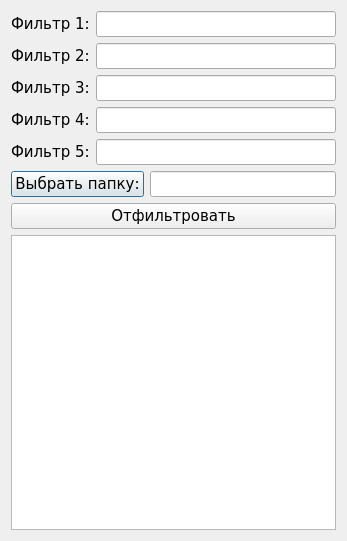
<?xml version="1.0" encoding="UTF-8"?>
<ui version="4.0">
 <class>Dialog</class>
 <widget class="QDialog" name="Dialog">
  <property name="geometry">
   <rect>
    <x>0</x>
    <y>0</y>
    <width>347</width>
    <height>541</height>
   </rect>
  </property>
  <property name="font">
   <font>
    <family>Verdana</family>
    <pointsize>11</pointsize>
   </font>
  </property>
  <property name="windowTitle">
   <string>Фильтр</string>
  </property>
  <layout class="QVBoxLayout" name="verticalLayout">
   <item>
    <layout class="QGridLayout" name="gridLayout">
     <item row="0" column="0">
      <widget class="QLabel" name="filter1Label">
       <property name="text">
        <string>Фильтр 1:</string>
       </property>
      </widget>
     </item>
     <item row="0" column="1">
      <widget class="QLineEdit" name="filter1LineEdit"/>
     </item>
     <item row="1" column="0">
      <widget class="QLabel" name="filter2Label">
       <property name="text">
        <string>Фильтр 2:</string>
       </property>
      </widget>
     </item>
     <item row="1" column="1">
      <widget class="QLineEdit" name="filter2LineEdit"/>
     </item>
     <item row="2" column="0">
      <widget class="QLabel" name="filter3Label">
       <property name="text">
        <string>Фильтр 3:</string>
       </property>
      </widget>
     </item>
     <item row="2" column="1">
      <widget class="QLineEdit" name="filter3LineEdit"/>
     </item>
     <item row="3" column="0">
      <widget class="QLabel" name="filter4Label">
       <property name="text">
        <string>Фильтр 4:</string>
       </property>
      </widget>
     </item>
     <item row="3" column="1">
      <widget class="QLineEdit" name="filter4LineEdit"/>
     </item>
     <item row="4" column="0">
      <widget class="QLabel" name="filter5Label">
       <property name="text">
        <string>Фильтр 5:</string>
       </property>
      </widget>
     </item>
     <item row="4" column="1">
      <widget class="QLineEdit" name="filter5LineEdit"/>
     </item>
    </layout>
   </item>
   <item>
    <layout class="QHBoxLayout" name="horizontalLayout">
     <item>
      <widget class="QPushButton" name="selectFolderButton">
       <property name="text">
        <string>Выбрать папку:</string>
       </property>
      </widget>
     </item>
     <item>
      <widget class="QLineEdit" name="selectFolderLineEdit">
       <property name="readOnly">
        <bool>true</bool>
       </property>
      </widget>
     </item>
    </layout>
   </item>
   <item>
    <widget class="QPushButton" name="filterButton">
     <property name="text">
      <string>Отфильтровать</string>
     </property>
    </widget>
   </item>
   <item>
    <widget class="QTextEdit" name="filterTextEdit"/>
   </item>
  </layout>
 </widget>
 <layoutdefault spacing="6" margin="11"/>
 <resources/>
 <connections/>
</ui>
